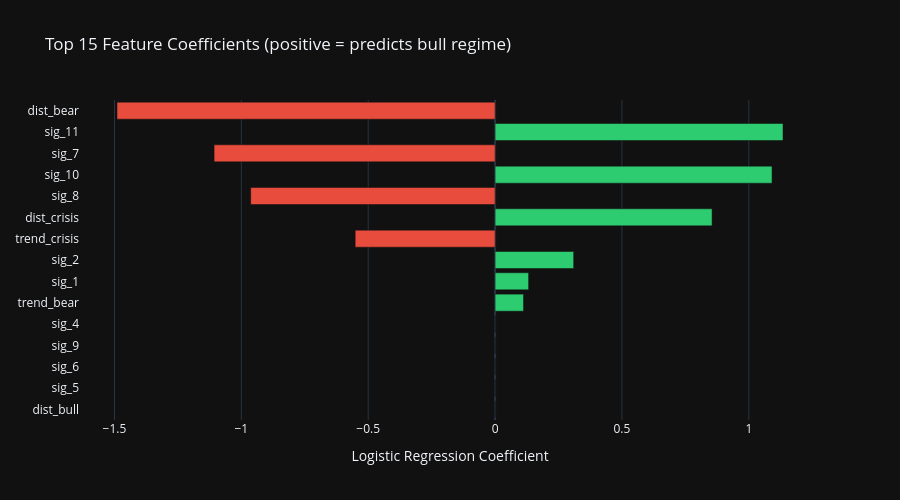

Here is the notebook cell this chart was saved with:
### Code cell
# ── Feature importance ──
importance = pd.DataFrame({
    'feature': df_clf.columns,
    'coef': clf.coef_[0],
    'abs_coef': np.abs(clf.coef_[0]),
}).sort_values('abs_coef', ascending=False)

top15 = importance.head(15)

fig = go.Figure(go.Bar(
    x=top15['coef'].values,
    y=top15['feature'].values,
    orientation='h',
    marker_color=[C_BULL if c > 0 else C_BEAR for c in top15['coef']],
))
fig.update_layout(
    title='Top 15 Feature Coefficients (positive = predicts bull regime)',
    xaxis_title='Logistic Regression Coefficient',
    height=500, width=900,
    template=TEMPLATE,
    yaxis=dict(autorange='reversed'),
)
fig.show()

### Figure 1 — Plotly figure (JSON) as saved in the notebook; plotly's stock layout.template omitted (floating-point values rounded to 4 significant figures)
{"data": [{"marker": {"color": ["#e74c3c", "#2ecc71", "#e74c3c", "#2ecc71", "#e74c3c", "#2ecc71", "#e74c3c", "#2ecc71", "#2ecc71", "#2ecc71", "#e74c3c", "#e74c3c", "#e74c3c", "#e74c3c", "#e74c3c"]}, "orientation": "h", "type": "bar", "x": [-1.49, 1.135, -1.108, 1.091, -0.9633, 0.8552, -0.5514, 0.3097, 0.1321, 0.1121, 0.0, 0.0, 0.0, 0.0, 0.0], "y": ["dist_bear", "sig_11", "sig_7", "sig_10", "sig_8", "dist_crisis", "trend_crisis", "sig_2", "sig_1", "trend_bear", "sig_4", "sig_9", "sig_6", "sig_5", "dist_bull"]}], "layout": {"height": 500, "title": {"text": "Top 15 Feature Coefficients (positive = predicts bull regime)"}, "width": 900, "xaxis": {"title": {"text": "Logistic Regression Coefficient"}}, "yaxis": {"autorange": "reversed"}}}
